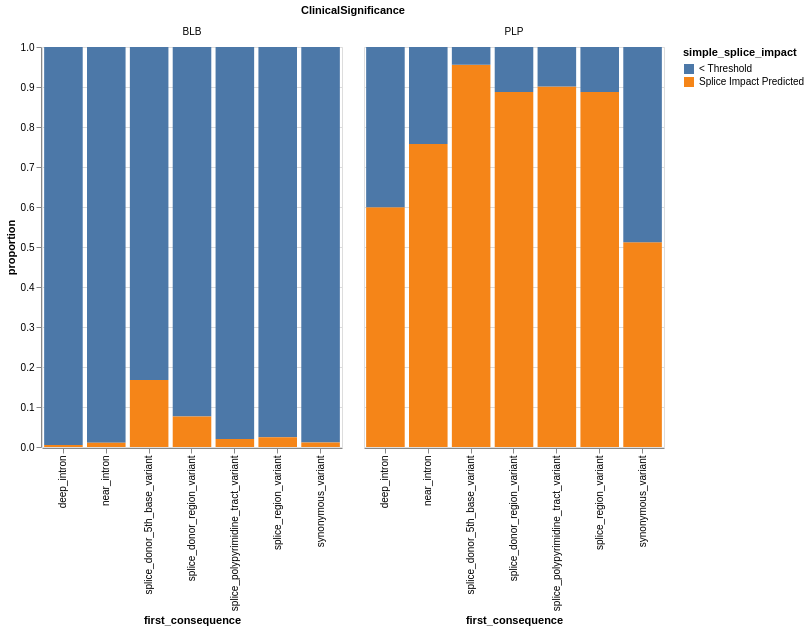
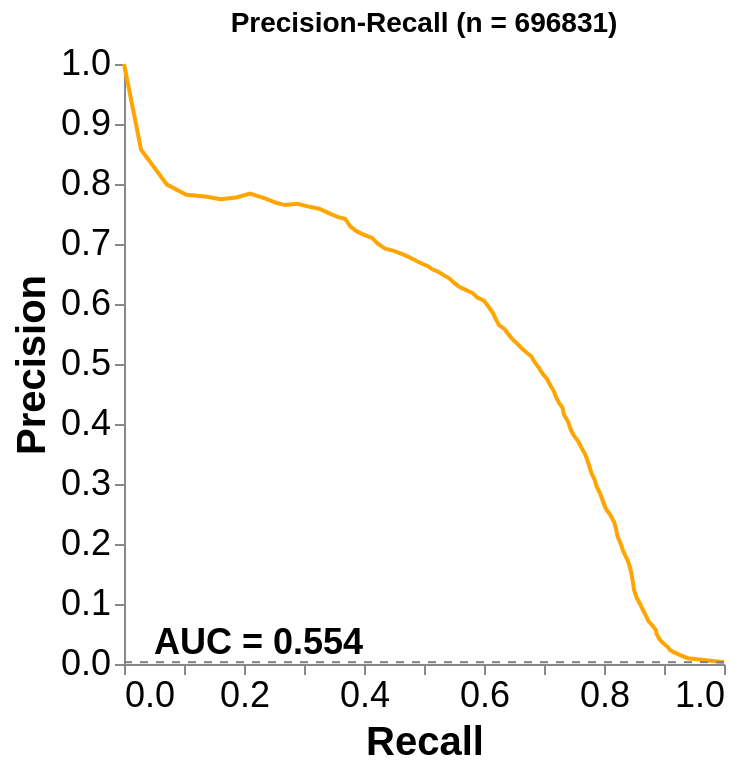
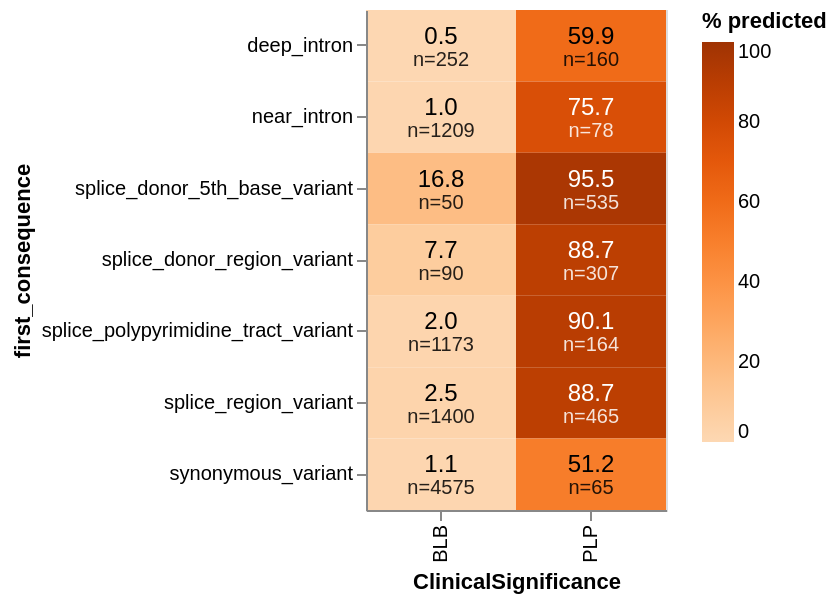
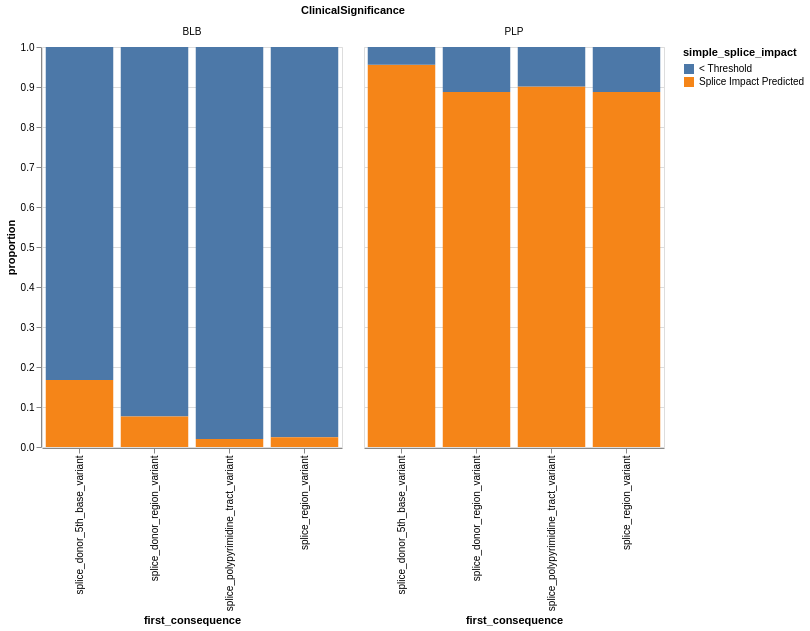

The code cell stored with these charts, in order, in its notebook:
### Code cell
for key in to_filter.keys():

    filtered_df = final_df[final_df['first_consequence'].isin(to_filter[key])]
    
    #df_for_analysis = dfs_for_analysis[key]
    #final_df = pd.merge(for_vcf, df_for_analysis, on=['pos_id', 'pos', 'GeneSymbol'], how='inner')[['Name', 'GeneSymbol', 'chrom', 'ClinicalSignificance', 'ReviewStatus', 'pos', 'ref', 'alt', 'hgvs_c', 'aa_change', 'pos_id', 'Consequence','first_consequence','intronic_dist', 'maxSpliceAI', 'splice_impact', 'simple_splice_impact', 'YearLastEvaluated']]

    filtered_df = filtered_df[~((filtered_df['intronic_dist'].isin(['1', '2'])))] #Removes canonical splice variants that may have been misannotated by filtering on distance to coding sequence

    
    if intron_subset:
        filtered_df.loc[(filtered_df['first_consequence'] == 'intron_variant') & (filtered_df['intronic_dist'] >=  50), 'first_consequence'] = 'deep_intron'
        filtered_df.loc[(filtered_df['first_consequence'] == 'intron_variant') & (filtered_df['intronic_dist'] < 50), 'first_consequence'] = 'near_intron'
    
    
    print(f'-----{key}-----')
    #print(final_df[(final_df['intronic_dist'].isin(['0', '1', '2', '3', '4', '5', '6', '7', '8', '9', '10']))].value_counts(subset=['first_consequence', 'intronic_dist']).reset_index().sort_values('intronic_dist'))

    bar_plot, proportion_df = consequence_bars(filtered_df, key)
    pr_curve = make_pr_curve(filtered_df)
    proportion_map = heatmap(proportion_df)

    if save_plots:
        to_save={'ProportionBars': bar_plot,
                 'PrecisionRecall': pr_curve,
                 'Heatmap': proportion_map
                }

        for item in to_save.keys():
            save_string=f'/net/bbi/vol1/home/ivanw314/work/20260428_SpliceAI_ClinVar_benchmark_supporting_files/figs/{key}_{item}_2018ClinVar_IntronsSubsetted.png'

            to_save[item].save(save_string)

### Figure 1 — Vega-Lite specification as saved in the notebook (floating-point values rounded to 4 significant figures)
{"config": {"view": {"continuousWidth": 300, "continuousHeight": 300}}, "data": {"name": "data-e11daf7e0d2d21725e00ca3c27dc6e1a"}, "facet": {"field": "ClinicalSignificance", "type": "nominal"}, "spec": {"mark": {"type": "bar"}, "encoding": {"color": {"field": "simple_splice_impact", "type": "nominal"}, "x": {"field": "first_consequence", "type": "nominal"}, "y": {"field": "proportion", "type": "quantitative"}}, "height": 400, "width": 300}, "$schema": "https://vega.github.io/schema/vega-lite/v5.20.1.json", "datasets": {"data-e11daf7e0d2d21725e00ca3c27dc6e1a": [{"first_consequence": "deep_intron", "ClinicalSignificance": "BLB", "simple_splice_impact": "< Threshold", "count": 50788, "proportion": 0.9951}, {"first_consequence": "deep_intron", "ClinicalSignificance": "BLB", "simple_splice_impact": "Splice Impact Predicted", "count": 252, "proportion": 0.004937}, {"first_consequence": "deep_intron", "ClinicalSignificance": "PLP", "simple_splice_impact": "Splice Impact Predicted", "count": 160, "proportion": 0.5993}, {"first_consequence": "deep_intron", "ClinicalSignificance": "PLP", "simple_splice_impact": "< Threshold", "count": 107, "proportion": 0.4007}, {"first_consequence": "near_intron", "ClinicalSignificance": "BLB", "simple_splice_impact": "< Threshold", "count": 115001, "proportion": 0.9896}, {"first_consequence": "near_intron", "ClinicalSignificance": "BLB", "simple_splice_impact": "Splice Impact Predicted", "count": 1209, "proportion": 0.0104}, {"first_consequence": "near_intron", "ClinicalSignificance": "PLP", "simple_splice_impact": "Splice Impact Predicted", "count": 78, "proportion": 0.7573}, {"first_consequence": "near_intron", "ClinicalSignificance": "PLP", "simple_splice_impact": "< Threshold", "count": 25, "proportion": 0.2427}, {"first_consequence": "splice_donor_5th_base_variant", "ClinicalSignificance": "BLB", "simple_splice_impact": "< Threshold", "count": 248, "proportion": 0.8322}, {"first_consequence": "splice_donor_5th_base_variant", "ClinicalSignificance": "BLB", "simple_splice_impact": "Splice Impact Predicted", "count": 50, "proportion": 0.1678}, {"first_consequence": "splice_donor_5th_base_variant", "ClinicalSignificance": "PLP", "simple_splice_impact": "Splice Impact Predicted", "count": 535, "proportion": 0.9554}, {"first_consequence": "splice_donor_5th_base_variant", "ClinicalSignificance": "PLP", "simple_splice_impact": "< Threshold", "count": 25, "proportion": 0.04464}, {"first_consequence": "splice_donor_region_variant", "ClinicalSignificance": "BLB", "simple_splice_impact": "< Threshold", "count": 1086, "proportion": 0.9235}, {"first_consequence": "splice_donor_region_variant", "ClinicalSignificance": "BLB", "simple_splice_impact": "Splice Impact Predicted", "count": 90, "proportion": 0.07653}, {"first_consequence": "splice_donor_region_variant", "ClinicalSignificance": "PLP", "simple_splice_impact": "Splice Impact Predicted", "count": 307, "proportion": 0.8873}, {"first_consequence": "splice_donor_region_variant", "ClinicalSignificance": "PLP", "simple_splice_impact": "< Threshold", "count": 39, "proportion": 0.1127}, {"first_consequence": "splice_polypyrimidine_tract_variant", "ClinicalSignificance": "BLB", "simple_splice_impact": "< Threshold", "count": 56648, "proportion": 0.9797}, {"first_consequence": "splice_polypyrimidine_tract_variant", "ClinicalSignificance": "BLB", "simple_splice_impact": "Splice Impact Predicted", "count": 1173, "proportion": 0.02029}, {"first_consequence": "splice_polypyrimidine_tract_variant", "ClinicalSignificance": "PLP", "simple_splice_impact": "Splice Impact Predicted", "count": 164, "proportion": 0.9011}, {"first_consequence": "splice_polypyrimidine_tract_variant", "ClinicalSignificance": "PLP", "simple_splice_impact": "< Threshold", "count": 18, "proportion": 0.0989}, {"first_consequence": "splice_region_variant", "ClinicalSignificance": "BLB", "simple_splice_impact": "< Threshold", "count": 55333, "proportion": 0.9753}, {"first_consequence": "splice_region_variant", "ClinicalSignificance": "BLB", "simple_splice_impact": "Splice Impact Predicted", "count": 1400, "proportion": 0.02468}, {"first_consequence": "splice_region_variant", "ClinicalSignificance": "PLP", "simple_splice_impact": "Splice Impact Predicted", "count": 465, "proportion": 0.8874}, {"first_consequence": "splice_region_variant", "ClinicalSignificance": "PLP", "simple_splice_impact": "< Threshold", "count": 59, "proportion": 0.1126}, {"first_consequence": "synonymous_variant", "ClinicalSignificance": "BLB", "simple_splice_impact": "< Threshold", "count": 406869, "proportion": 0.9889}, {"first_consequence": "synonymous_variant", "ClinicalSignificance": "BLB", "simple_splice_impact": "Splice Impact Predicted", "count": 4575, "proportion": 0.01112}, {"first_consequence": "synonymous_variant", "ClinicalSignificance": "PLP", "simple_splice_impact": "Splice Impact Predicted", "count": 65, "proportion": 0.5118}, {"first_consequence": "synonymous_variant", "ClinicalSignificance": "PLP", "simple_splice_impact": "< Threshold", "count": 62, "proportion": 0.4882}]}}

### Figure 2 — Vega-Lite specification as saved in the notebook (floating-point values rounded to 4 significant figures)
{"config": {"view": {"continuousWidth": 300, "continuousHeight": 300, "stroke": null}, "axis": {"grid": false}, "title": {"font": "Arial", "fontSize": 14}}, "layer": [{"data": {"name": "data-ca237e0b86c6db7c59f4a2bb0707946c"}, "mark": {"type": "line", "color": "orange"}, "encoding": {"tooltip": [{"field": "Recall", "format": ".3f", "type": "quantitative"}, {"field": "Precision", "format": ".3f", "type": "quantitative"}], "x": {"axis": {"labelFont": "Arial", "labelFontSize": 18, "title": "Recall", "titleFont": "Arial", "titleFontSize": 20}, "field": "Recall", "scale": {"domain": [0, 1]}, "type": "quantitative"}, "y": {"axis": {"labelFont": "Arial", "labelFontSize": 18, "title": "Precision", "titleFont": "Arial", "titleFontSize": 20}, "field": "Precision", "scale": {"domain": [0.002875, 1]}, "type": "quantitative"}}, "title": "Precision-Recall (n = 696831)"}, {"data": {"name": "data-f6657d689c0b47b9b97af82cb2d49a27"}, "mark": {"type": "rule", "color": "gray", "strokeDash": [4, 4]}, "encoding": {"y": {"field": "y", "type": "quantitative"}}}, {"data": {"name": "data-29f0b770f8ec10c27aee5695b7838a9d"}, "mark": {"type": "text", "align": "left", "baseline": "bottom", "color": "black", "fontSize": 18, "fontWeight": "bold"}, "encoding": {"text": {"field": "text", "type": "nominal"}, "x": {"field": "x", "scale": {"domain": [0, 1]}, "type": "quantitative"}, "y": {"field": "y", "scale": {"domain": [0.002875, 1]}, "type": "quantitative"}}}], "height": 300, "width": 300, "$schema": "https://vega.github.io/schema/vega-lite/v5.20.1.json", "datasets": {"data-ca237e0b86c6db7c59f4a2bb0707946c": [{"Recall": 1.0, "Precision": 0.003027}, {"Recall": 0.9398, "Precision": 0.009719}, {"Recall": 0.927, "Precision": 0.01484}, {"Recall": 0.917, "Precision": 0.01929}, {"Recall": 0.9094, "Precision": 0.02371}, {"Recall": 0.9066, "Precision": 0.02835}, {"Recall": 0.9004, "Precision": 0.03329}, {"Recall": 0.8947, "Precision": 0.03843}, {"Recall": 0.8909, "Precision": 0.04394}, {"Recall": 0.8876, "Precision": 0.05015}, {"Recall": 0.8862, "Precision": 0.05689}, {"Recall": 0.8805, "Precision": 0.06415}, {"Recall": 0.8739, "Precision": 0.07163}, {"Recall": 0.8701, "Precision": 0.08031}, {"Recall": 0.8653, "Precision": 0.08919}, {"Recall": 0.8606, "Precision": 0.0992}, {"Recall": 0.8544, "Precision": 0.1104}, {"Recall": 0.8502, "Precision": 0.123}, {"Recall": 0.8483, "Precision": 0.1361}, {"Recall": 0.8454, "Precision": 0.1523}, {"Recall": 0.8412, "Precision": 0.1686}, {"Recall": 0.8364, "Precision": 0.179}, {"Recall": 0.8317, "Precision": 0.1891}, {"Recall": 0.8279, "Precision": 0.2006}, {"Recall": 0.8227, "Precision": 0.2123}, {"Recall": 0.8203, "Precision": 0.2244}, {"Recall": 0.817, "Precision": 0.2364}, {"Recall": 0.8108, "Precision": 0.2479}, {"Recall": 0.8032, "Precision": 0.2587}, {"Recall": 0.7985, "Precision": 0.2706}, {"Recall": 0.7937, "Precision": 0.2836}, {"Recall": 0.7876, "Precision": 0.2963}, {"Recall": 0.7843, "Precision": 0.3077}, {"Recall": 0.779, "Precision": 0.318}, {"Recall": 0.7757, "Precision": 0.3291}, {"Recall": 0.7719, "Precision": 0.3409}, {"Recall": 0.7681, "Precision": 0.3503}, {"Recall": 0.7629, "Precision": 0.3596}, {"Recall": 0.7568, "Precision": 0.3714}, {"Recall": 0.7496, "Precision": 0.3809}, {"Recall": 0.7444, "Precision": 0.391}, {"Recall": 0.7402, "Precision": 0.4038}, {"Recall": 0.7335, "Precision": 0.4149}, {"Recall": 0.7307, "Precision": 0.4272}, {"Recall": 0.7255, "Precision": 0.4345}, {"Recall": 0.7207, "Precision": 0.4433}, {"Recall": 0.7165, "Precision": 0.4544}, {"Recall": 0.7108, "Precision": 0.4641}, {"Recall": 0.7051, "Precision": 0.4749}, {"Recall": 0.6965, "Precision": 0.4853}, {"Recall": 0.6913, "Precision": 0.4941}, {"Recall": 0.6842, "Precision": 0.5035}, {"Recall": 0.679, "Precision": 0.5125}, {"Recall": 0.6714, "Precision": 0.5187}, {"Recall": 0.6638, "Precision": 0.5253}, {"Recall": 0.6562, "Precision": 0.5331}, {"Recall": 0.6477, "Precision": 0.541}, {"Recall": 0.6401, "Precision": 0.5506}, {"Recall": 0.6339, "Precision": 0.5585}, {"Recall": 0.6249, "Precision": 0.5649}, {"Recall": 0.6193, "Precision": 0.5756}, {"Recall": 0.615, "Precision": 0.585}, {"Recall": 0.6079, "Precision": 0.5949}, {"Recall": 0.5998, "Precision": 0.6056}, {"Recall": 0.5889, "Precision": 0.6106}, {"Recall": 0.5818, "Precision": 0.6178}, {"Recall": 0.5695, "Precision": 0.6236}, {"Recall": 0.5586, "Precision": 0.6286}, {"Recall": 0.55, "Precision": 0.6356}, {"Recall": 0.542, "Precision": 0.6429}, {"Recall": 0.5334, "Precision": 0.6477}, {"Recall": 0.5244, "Precision": 0.6533}, {"Recall": 0.514, "Precision": 0.6578}, {"Recall": 0.5073, "Precision": 0.6625}, {"Recall": 0.4979, "Precision": 0.6667}, {"Recall": 0.486, "Precision": 0.6726}, {"Recall": 0.4732, "Precision": 0.6789}, {"Recall": 0.4628, "Precision": 0.6835}, {"Recall": 0.45, "Precision": 0.6887}, {"Recall": 0.4353, "Precision": 0.6923}, {"Recall": 0.4229, "Precision": 0.7007}, {"Recall": 0.4135, "Precision": 0.7101}, {"Recall": 0.4002, "Precision": 0.7153}, {"Recall": 0.3888, "Precision": 0.7206}, {"Recall": 0.3774, "Precision": 0.7289}, {"Recall": 0.3689, "Precision": 0.7417}, {"Recall": 0.3561, "Precision": 0.745}, {"Recall": 0.3414, "Precision": 0.7516}, {"Recall": 0.3253, "Precision": 0.7588}, {"Recall": 0.3096, "Precision": 0.762}, {"Recall": 0.2888, "Precision": 0.767}, {"Recall": 0.2684, "Precision": 0.7649}, {"Recall": 0.2537, "Precision": 0.7687}, {"Recall": 0.2361, "Precision": 0.7757}, {"Recall": 0.2101, "Precision": 0.7841}, {"Recall": 0.1873, "Precision": 0.7776}, {"Recall": 0.1612, "Precision": 0.7745}, {"Recall": 0.1385, "Precision": 0.7787}, {"Recall": 0.1038, "Precision": 0.7821}, {"Recall": 0.0716, "Precision": 0.7989}, {"Recall": 0.02845, "Precision": 0.8571}, {"Recall": 0.0, "Precision": 1.0}], "data-f6657d689c0b47b9b97af82cb2d49a27": [{"y": 0.003027}], "data-29f0b770f8ec10c27aee5695b7838a9d": [{"x": 0.05, "y": 0.003329, "text": "AUC = 0.554"}]}}

### Figure 3 — Vega-Lite specification as saved in the notebook (floating-point values rounded to 4 significant figures)
{"config": {"view": {"continuousWidth": 300, "continuousHeight": 300}}, "layer": [{"mark": {"type": "rect"}, "encoding": {"color": {"field": "pct", "legend": {"title": "% predicted"}, "scale": {"domain": [0, 100], "scheme": "oranges"}, "type": "quantitative"}, "x": {"field": "ClinicalSignificance", "type": "nominal"}, "y": {"field": "first_consequence", "type": "nominal"}}}, {"mark": {"type": "text", "dy": -5, "fontSize": 12}, "encoding": {"color": {"condition": {"test": "(datum.pct > 60)", "value": "white"}, "value": "black"}, "text": {"field": "pct", "format": ".1f", "type": "quantitative"}, "x": {"field": "ClinicalSignificance", "type": "nominal"}, "y": {"field": "first_consequence", "type": "nominal"}}}, {"mark": {"type": "text", "dy": 7, "fontSize": 10, "opacity": 0.85}, "encoding": {"color": {"condition": {"test": "(datum.pct > 60)", "value": "white"}, "value": "black"}, "text": {"field": "n_label", "type": "nominal"}, "x": {"field": "ClinicalSignificance", "type": "nominal"}, "y": {"field": "first_consequence", "type": "nominal"}}, "transform": [{"calculate": "\"n=\" + datum.count", "as": "n_label"}]}], "data": {"name": "data-38f9f287c73a75be45c6c5bee9553d4c"}, "height": 250, "width": 150, "$schema": "https://vega.github.io/schema/vega-lite/v5.20.1.json", "datasets": {"data-38f9f287c73a75be45c6c5bee9553d4c": [{"first_consequence": "deep_intron", "ClinicalSignificance": "PLP", "simple_splice_impact": "Splice Impact Predicted", "count": 160, "proportion": 0.5993, "pct": 59.93}, {"first_consequence": "near_intron", "ClinicalSignificance": "PLP", "simple_splice_impact": "Splice Impact Predicted", "count": 78, "proportion": 0.7573, "pct": 75.73}, {"first_consequence": "splice_donor_5th_base_variant", "ClinicalSignificance": "PLP", "simple_splice_impact": "Splice Impact Predicted", "count": 535, "proportion": 0.9554, "pct": 95.54}, {"first_consequence": "splice_donor_region_variant", "ClinicalSignificance": "PLP", "simple_splice_impact": "Splice Impact Predicted", "count": 307, "proportion": 0.8873, "pct": 88.73}, {"first_consequence": "splice_polypyrimidine_tract_variant", "ClinicalSignificance": "PLP", "simple_splice_impact": "Splice Impact Predicted", "count": 164, "proportion": 0.9011, "pct": 90.11}, {"first_consequence": "splice_region_variant", "ClinicalSignificance": "PLP", "simple_splice_impact": "Splice Impact Predicted", "count": 465, "proportion": 0.8874, "pct": 88.74}, {"first_consequence": "synonymous_variant", "ClinicalSignificance": "PLP", "simple_splice_impact": "Splice Impact Predicted", "count": 65, "proportion": 0.5118, "pct": 51.18}, {"first_consequence": "deep_intron", "ClinicalSignificance": "BLB", "simple_splice_impact": "Splice Impact Predicted", "count": 252, "proportion": 0.004937, "pct": 0.4937}, {"first_consequence": "near_intron", "ClinicalSignificance": "BLB", "simple_splice_impact": "Splice Impact Predicted", "count": 1209, "proportion": 0.0104, "pct": 1.04}, {"first_consequence": "splice_donor_5th_base_variant", "ClinicalSignificance": "BLB", "simple_splice_impact": "Splice Impact Predicted", "count": 50, "proportion": 0.1678, "pct": 16.78}, {"first_consequence": "splice_donor_region_variant", "ClinicalSignificance": "BLB", "simple_splice_impact": "Splice Impact Predicted", "count": 90, "proportion": 0.07653, "pct": 7.653}, {"first_consequence": "splice_polypyrimidine_tract_variant", "ClinicalSignificance": "BLB", "simple_splice_impact": "Splice Impact Predicted", "count": 1173, "proportion": 0.02029, "pct": 2.029}, {"first_consequence": "splice_region_variant", "ClinicalSignificance": "BLB", "simple_splice_impact": "Splice Impact Predicted", "count": 1400, "proportion": 0.02468, "pct": 2.468}, {"first_consequence": "synonymous_variant", "ClinicalSignificance": "BLB", "simple_splice_impact": "Splice Impact Predicted", "count": 4575, "proportion": 0.01112, "pct": 1.112}]}}

### Figure 4 — Vega-Lite specification as saved in the notebook (floating-point values rounded to 4 significant figures)
{"config": {"view": {"continuousWidth": 300, "continuousHeight": 300}}, "data": {"name": "data-f9ac1e0c880c4976708772386f86d4f8"}, "facet": {"field": "ClinicalSignificance", "type": "nominal"}, "spec": {"mark": {"type": "bar"}, "encoding": {"color": {"field": "simple_splice_impact", "type": "nominal"}, "x": {"field": "first_consequence", "type": "nominal"}, "y": {"field": "proportion", "type": "quantitative"}}, "height": 400, "width": 300}, "$schema": "https://vega.github.io/schema/vega-lite/v5.20.1.json", "datasets": {"data-f9ac1e0c880c4976708772386f86d4f8": [{"first_consequence": "splice_donor_5th_base_variant", "ClinicalSignificance": "BLB", "simple_splice_impact": "< Threshold", "count": 248, "proportion": 0.8322}, {"first_consequence": "splice_donor_5th_base_variant", "ClinicalSignificance": "BLB", "simple_splice_impact": "Splice Impact Predicted", "count": 50, "proportion": 0.1678}, {"first_consequence": "splice_donor_5th_base_variant", "ClinicalSignificance": "PLP", "simple_splice_impact": "Splice Impact Predicted", "count": 535, "proportion": 0.9554}, {"first_consequence": "splice_donor_5th_base_variant", "ClinicalSignificance": "PLP", "simple_splice_impact": "< Threshold", "count": 25, "proportion": 0.04464}, {"first_consequence": "splice_donor_region_variant", "ClinicalSignificance": "BLB", "simple_splice_impact": "< Threshold", "count": 1086, "proportion": 0.9235}, {"first_consequence": "splice_donor_region_variant", "ClinicalSignificance": "BLB", "simple_splice_impact": "Splice Impact Predicted", "count": 90, "proportion": 0.07653}, {"first_consequence": "splice_donor_region_variant", "ClinicalSignificance": "PLP", "simple_splice_impact": "Splice Impact Predicted", "count": 307, "proportion": 0.8873}, {"first_consequence": "splice_donor_region_variant", "ClinicalSignificance": "PLP", "simple_splice_impact": "< Threshold", "count": 39, "proportion": 0.1127}, {"first_consequence": "splice_polypyrimidine_tract_variant", "ClinicalSignificance": "BLB", "simple_splice_impact": "< Threshold", "count": 56648, "proportion": 0.9797}, {"first_consequence": "splice_polypyrimidine_tract_variant", "ClinicalSignificance": "BLB", "simple_splice_impact": "Splice Impact Predicted", "count": 1173, "proportion": 0.02029}, {"first_consequence": "splice_polypyrimidine_tract_variant", "ClinicalSignificance": "PLP", "simple_splice_impact": "Splice Impact Predicted", "count": 164, "proportion": 0.9011}, {"first_consequence": "splice_polypyrimidine_tract_variant", "ClinicalSignificance": "PLP", "simple_splice_impact": "< Threshold", "count": 18, "proportion": 0.0989}, {"first_consequence": "splice_region_variant", "ClinicalSignificance": "BLB", "simple_splice_impact": "< Threshold", "count": 55333, "proportion": 0.9753}, {"first_consequence": "splice_region_variant", "ClinicalSignificance": "BLB", "simple_splice_impact": "Splice Impact Predicted", "count": 1400, "proportion": 0.02468}, {"first_consequence": "splice_region_variant", "ClinicalSignificance": "PLP", "simple_splice_impact": "Splice Impact Predicted", "count": 465, "proportion": 0.8874}, {"first_consequence": "splice_region_variant", "ClinicalSignificance": "PLP", "simple_splice_impact": "< Threshold", "count": 59, "proportion": 0.1126}]}}
